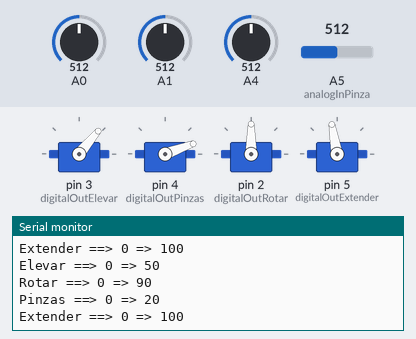
A sketch run on a simulated Arduino Uno, built with avr-gcc and run on an emulated ATmega328P. Shown: 4 × servo, the last lines printed to the serial monitor. The inputs (shaded band) are chosen by the test bench; at power-on: A1 = 512, A4 = 512, A5 (analogInPinza) = 512, A0 = 512.

Above: at 4.2 s.
4.3 s: A1 set to 486
At 5.2 s:
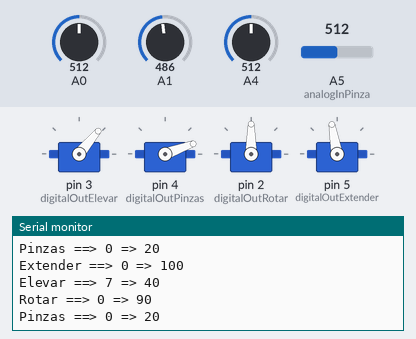
5.8 s: A1 set to 465
At 6.8 s:
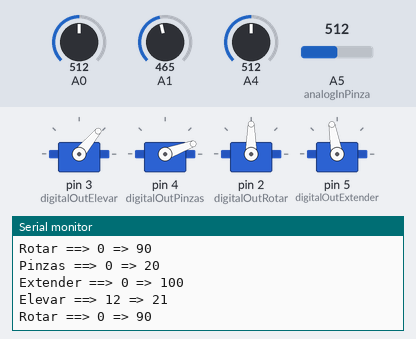
8.8 s: A4 set to 527
At 9.9 s:
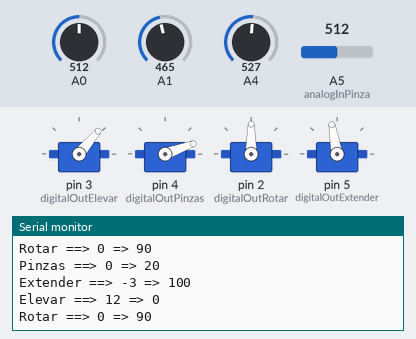
10.3 s: A5 (analogInPinza) set to 526
Timing chart, 0 to 13.3 s (numbered marks = the images above; inputs shaded):
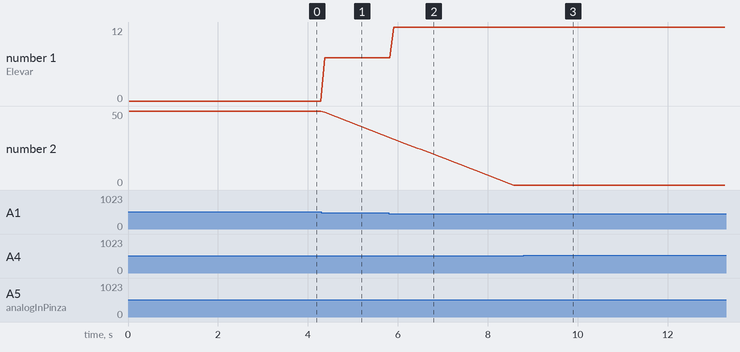

The sketch:

main.ino
```cpp
/**
  * Control de una mano Robot con Servos y Joysticks usando Arduino.
  *
  * Autor: David Álvarez Castro
  * Mail: davidac0291@gmail.com
  * Fecha: 12/01/2019
  * Version: 1.0.0
  *
  **/

#include <Servo.h> // Librería para el control de los servos

/****************************  CONSTANTES DE LA APLICACIÓN ****************************/
// PIN analógicos para leer datos
const int analogInGruaElevar = A1;
const int analogInGruaExtender = A4;
const int analogInPinza = A5;
const int analogInRotar = A0;
// PIN digitales para escribir datos
const int digitalOutElevar = 3;
const int digitalOutExtender = 5;
const int digitalOutRotar = 2;
const int digitalOutPinzas = 4;

// Controladores de los servos
Servo servoElevar, servoExtender,
      servoPinzas, servoRotar;

int margenLecturaAnalogico = 5; // Margen de tolerancia para los valores analógicos obtenidos

// Configuración para los límites de rotación de los servos
int gradosServoGeneral = 0; // Inicial Servo
int minGradosServoGeneral = 0; // Min Servo
int maxGradosServoGeneral = 180; // Max Servo
// Inicial Elevar
int gradosGruaElevar = 50;
int minGradosGruaElevar = minGradosServoGeneral;
int maxGradosGruaElevar = 150;
// Inicial Extender
int gradosGruaExtender = 100;
int minGradosGruaExtender = 10;
int maxGradosGruaExtender = 130;
// Inicial Pinzas
int gradosPinzas = 20;
int minGradosPinzas = 10;
int maxGradosPinzas = maxGradosServoGeneral;
// Inicial Rotación
int gradosRotar = 90;
int minGradosRotar = minGradosServoGeneral;
int maxGradosRotar = maxGradosServoGeneral;
/********************************* FIN CONSTANTES *********************************/


/**
  * Función encargada de gestionar los servos
  *
  * @param nombre: nombre del servo para mostrar por pantalla.
  * @param servo: instacia del servo a modificar.
  * @param inAnalogico: entrada analógica en donde leer los datos de movimiento.
  * @param minGradosServo: mínimo grado de movimiento del servo.
  * @param initGradosServo: estado inicial del servo (valor del grado inicial).
  * @param maxGradosServo: máximo grado de movimiento del servo.
  * @param margenAnalogico: margen dado para la lectura de datos analógicos (el dato no es exacto y siempre oscila).
  *
  * @returns void
  *
  * */
void moverServo (String nombre, Servo servo, int inAnalogico, int outDigital, int minGradosServo, int* initGradosServo, int maxGradosServo, int margenAnalogico) {
  int valorSensor = 0;
  int* gradosServo; // Puntero para la modificación de la variable global que almacena la posición del servo
  String msg = nombre;

  gradosServo = initGradosServo;
  msg += String(" ==> ");

  // Leemos el valor analógico obtenido del joystick y lo mapeamos a valores propios
  valorSensor = analogRead(inAnalogico);
  valorSensor = map(valorSensor, 0, 1023, 125, -125);

  msg += String(valorSensor);
  msg += String(" => ");

  // Gestionamos el valor obtenido => obtenemos el grado a partir de los valores del joystick
  if (valorSensor > margenAnalogico) {
    *gradosServo = *gradosServo - 1;
   } else if (valorSensor < -margenAnalogico) {
    *gradosServo = *gradosServo + 1;
   }

   // Gestionamos los límites de giro del servo
   if (*gradosServo > maxGradosServo) {
    *gradosServo = maxGradosServo;
   } else if (*gradosServo < minGradosServo) {
    *gradosServo = minGradosServo;
   }

  // Movemos el servo enviando un grado determinado
  servo.write(*gradosServo);

  msg += String(*gradosServo);
  Serial.println(msg);
}

/**
  * Setup: inicialización
  *
  * */
void setup() {
  Serial.begin(9600);
  // Asociamos cada uno de los servos con la entrada digital correspondiente
  servoElevar.attach(digitalOutElevar);
  servoPinzas.attach(digitalOutPinzas);
  servoRotar.attach(digitalOutRotar);
  servoExtender.attach(digitalOutExtender);

  // Inicializamos los servos (estado inicial)
  servoElevar.write(gradosGruaElevar);
  servoPinzas.write(gradosPinzas);
  servoRotar.write(gradosRotar);
  servoExtender.write(gradosGruaExtender);
}

/**
 * Bucle principal
 *
 * */
void loop() {
  moverServo (String("Extender"), servoExtender, analogInGruaExtender, digitalOutExtender, minGradosGruaExtender,
    &gradosGruaExtender, maxGradosGruaExtender, margenLecturaAnalogico);
  moverServo (String("Elevar"), servoElevar, analogInGruaElevar, digitalOutElevar, minGradosGruaElevar,
    &gradosGruaElevar, maxGradosGruaElevar, margenLecturaAnalogico);
  moverServo (String("Rotar"), servoRotar, analogInRotar, digitalOutRotar, minGradosRotar,
    &gradosRotar, maxGradosRotar, margenLecturaAnalogico);
  moverServo (String("Pinzas"), servoPinzas, analogInPinza, digitalOutPinzas, minGradosPinzas,
    &gradosPinzas, maxGradosPinzas, margenLecturaAnalogico);
  delay(15);
}
```

Measured:
- the behaviour switches between 475 and 474 on A1 (found by bisection; images 1 and 2)
- after the input at 4.3 s, the serial monitor: prints a new line after 0.07 s (image 1)
- after the input at 5.8 s, the serial monitor: prints a new line after 0.11 s (image 2)
- after the input at 8.8 s, the serial monitor: prints a new line after 0.09 s (image 3)
- plotted number 1: 0 → 7 after the input at 4.3 s
- plotted number 2: 50 → 33 after the input at 4.3 s
